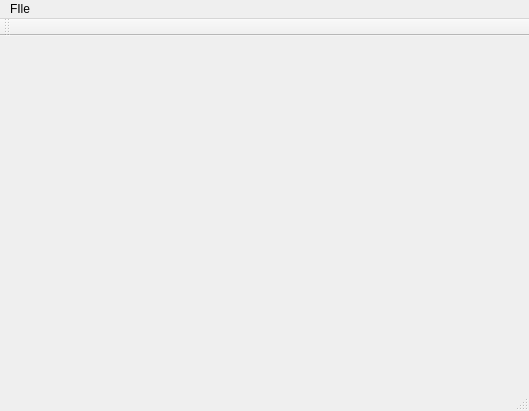
<?xml version="1.0" encoding="UTF-8"?>
<ui version="4.0">
 <class>MainWindow</class>
 <widget class="QMainWindow" name="MainWindow">
  <property name="geometry">
   <rect>
    <x>0</x>
    <y>0</y>
    <width>529</width>
    <height>411</height>
   </rect>
  </property>
  <property name="windowTitle">
   <string>MainWindow</string>
  </property>
  <widget class="QWidget" name="centralWidget"/>
  <widget class="QMenuBar" name="menuBar">
   <property name="geometry">
    <rect>
     <x>0</x>
     <y>0</y>
     <width>529</width>
     <height>25</height>
    </rect>
   </property>
   <widget class="QMenu" name="menuOpen">
    <property name="title">
     <string>FIle</string>
    </property>
    <addaction name="openRepoMenuBar"/>
    <addaction name="cloneRepoMenuBar"/>
    <addaction name="separator"/>
   </widget>
   <addaction name="menuOpen"/>
  </widget>
  <widget class="QToolBar" name="mainToolBar">
   <attribute name="toolBarArea">
    <enum>TopToolBarArea</enum>
   </attribute>
   <attribute name="toolBarBreak">
    <bool>false</bool>
   </attribute>
  </widget>
  <widget class="QStatusBar" name="statusBar"/>
  <action name="openRepoMenuBar">
   <property name="text">
    <string>Open new repository</string>
   </property>
  </action>
  <action name="cloneRepoMenuBar">
   <property name="text">
    <string>Clone new repository</string>
   </property>
  </action>
 </widget>
 <layoutdefault spacing="6" margin="11"/>
 <resources/>
 <connections/>
</ui>
